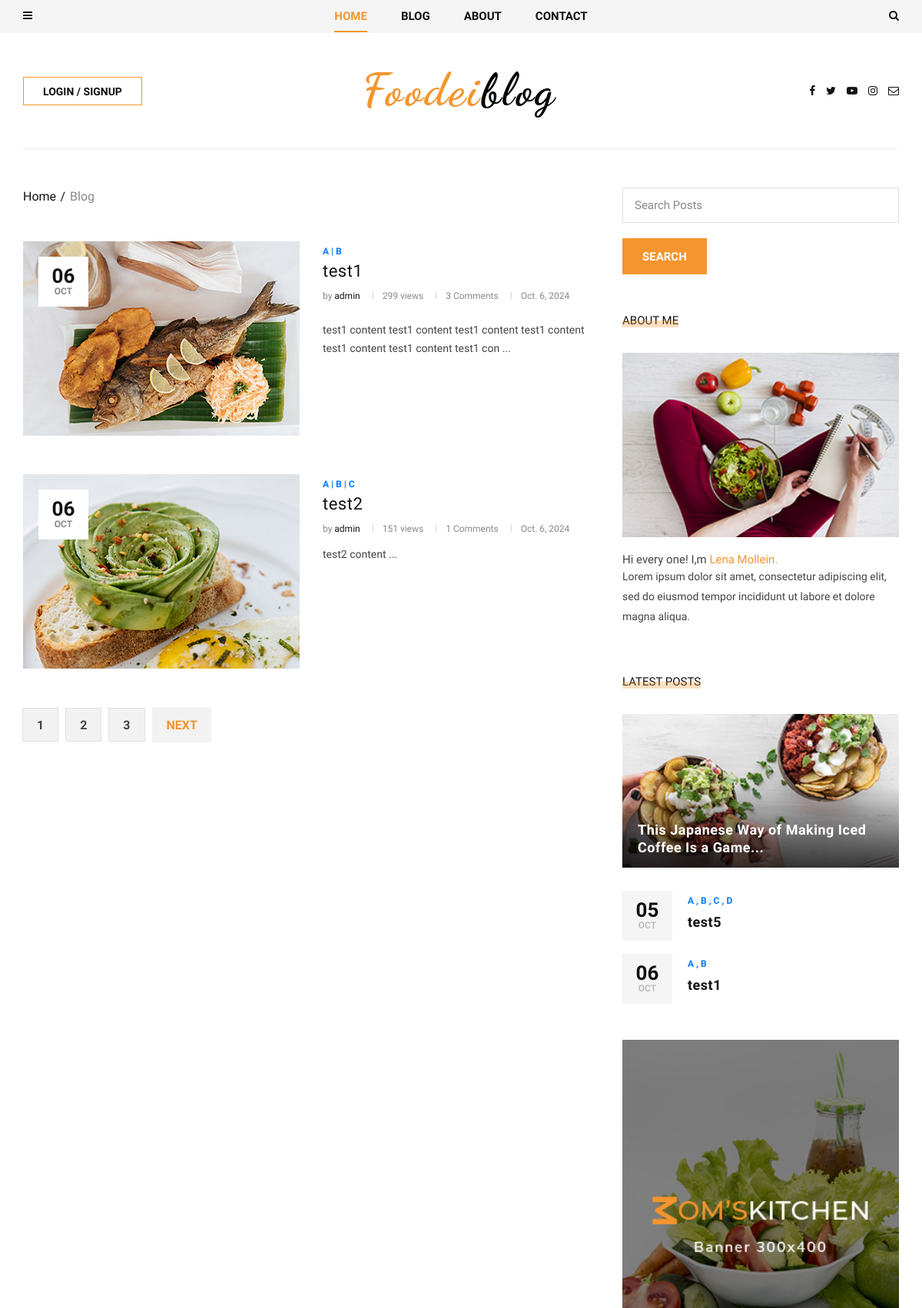
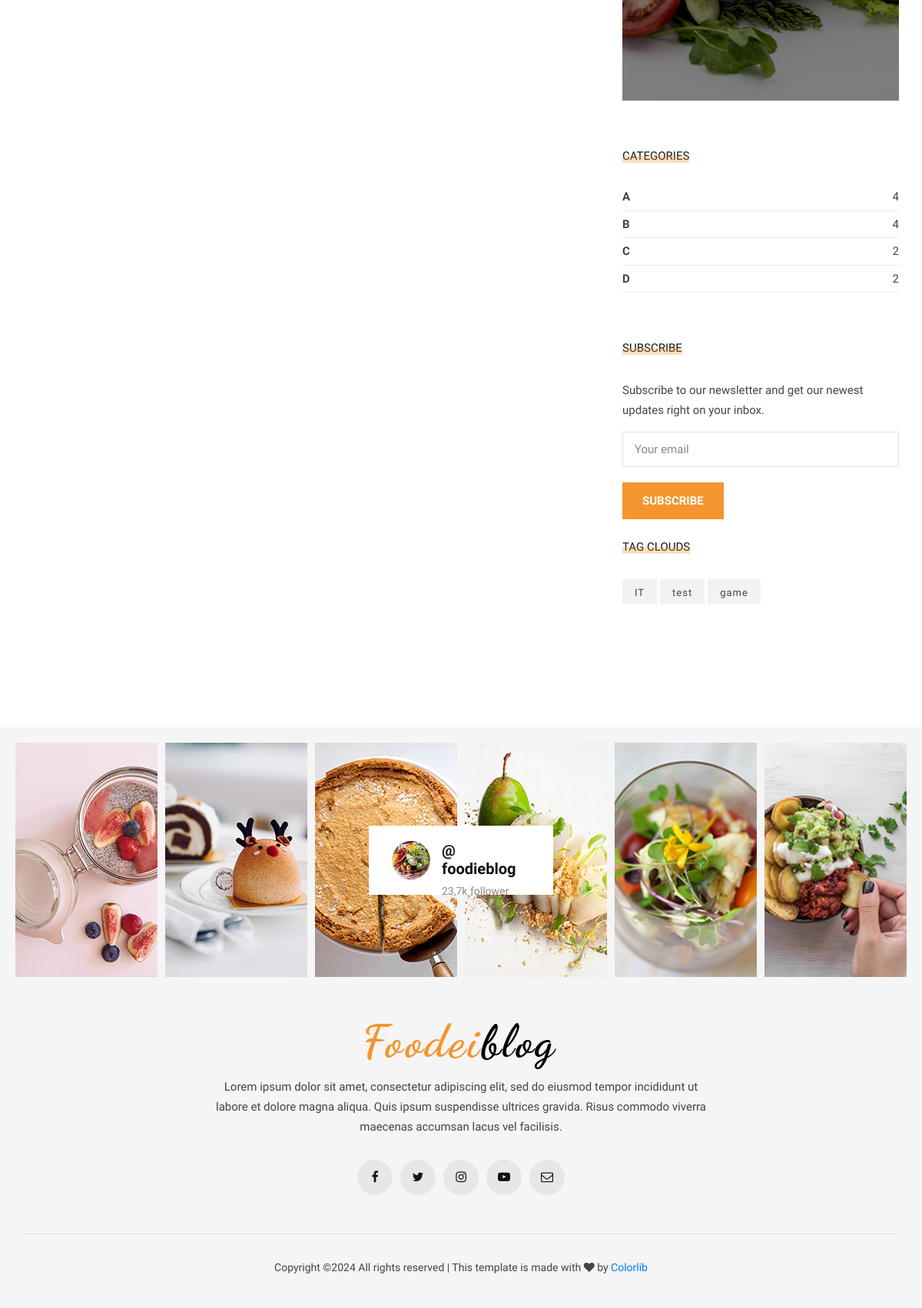
Screenshot of /blog/ with the database file from the repository (2 pictures, top to bottom).
### blog/models.py (models this page shows, shortened)
class Post(models.Model):
    image = models.ImageField(upload_to = 'blog/', default = 'blog/default.jpg')
    author = models.ForeignKey(User,on_delete = models.SET_NULL,null = True)
    title = models.CharField(max_length=255)
    content = models.TextField()
    tags = TaggableManager()
    category = models.ManyToManyField(Category)
    counted_views = models.IntegerField(default=0)
    status = models.BooleanField(default=False)
    login_require = models.BooleanField(default=False)
    published_date = models.DateTimeField(null=True)
    created_date = models.DateTimeField(auto_now_add=True)
    updated_date = models.DateTimeField(auto_now=True)
    class Meta:
        ordering = ['id']

class Category(models.Model):
    name = models.CharField(max_length = 255)
    def __str__(self):
        return self.name

### blog/views.py (the view)
# urls.py: path('',blog_home_view,name='blog_home'),
def blog_home_view(request,cat_name = None,author = None,tag_name = None):
    posts = Post.objects.filter(published_date__lte = timezone.now(), status = True)
    s_flag = False
    if tag_name:
        posts = posts.filter(tags__name = tag_name)
    if cat_name:
        posts = posts.filter(category__name = cat_name)
    if author:
        posts = posts.filter(author__username = author)
    if s:= request.GET.get('s'):
        posts = posts.filter(content__contains = s)
        s_flag = True
    posts,totalpages = page_management(request,posts)
    context = {'posts':posts,'totalpages':totalpages,'s_flag':s_flag ,'s':s}
    return render(request,'blog/blog-home2.html',context)

### mysite/templates/blog/blog-home2.html (shortened to what this page needs)
{%extends 'base2.html'%}
{%load static%}
{% load blog_tags %}
{% load humanize %}
{%block content%}
    <section class="categories categories-grid spad">
        <div class="categories__post">
            <div class="container">
                <div class="categories__grid__post">
                    <div class="row">
                        <div class="col-lg-8 col-md-8">
                            <div class="breadcrumb__text">
                                <div class="breadcrumb__option">
                                    <a href="{% url "website:index" %}">Home</a>
                                    <span>Blog</span>
                                </div>
                            </div>
                            {%for post in posts%}
                            <div class="categories__list__post__item">
                                <div class="row">
                                    <div class="col-lg-6 col-md-6">
                                        <div class="categories__post__item__pic set-bg"
                                            data-setbg={{post.image.url}}>
                                            <div class="post__meta">
                                                <h4>{{post.published_date|date:'d'}}</h4>
                                                <span>{{post.published_date|date:'M'}}</span>
                                            </div>
                                        </div>
                                    </div>
                                    <div class="col-lg-6 col-md-6">
                                        <div class="categories__post__item__text">
                                            <span class="post__label">
                                                {% for cat in post.category.all %}
                                                <a href="{% url "blog:category" cat_name=cat.name %}">{{cat.name}} {%if not forloop.last%} | {%endif%}</a>
                                                {% endfor %}
                                            </span>
                                            <h3><a href="{% url "blog:blog_single" pid=post.id %}">{{post.title}}</a></h3>
                                            <ul class="post__widget">
                                                <li>by <span>{{post.author}}</span></li>
                                                <li>{{post.counted_views}} views</li>
                                                <li>{% comment_count post %} Comments</li>
                                                <li>{{post.published_date|naturalday}}</li>
                                            </ul>
                                            <p>{{post.content|snippet:100|safe}} ...</p>
                                        </div>
                                    </div>
                                </div>
                            </div>
                            {%endfor%}
                            <div class="row">
                                <div class="col-lg-12">
                                    <div class="categories__pagination">
                                        {% for i in totalpages %}
                                            {% if posts.number == i %}
                                                {% if s_flag %}
                                                    <a href="?s={{s}}&page={{i}}" class="page-link">{{i}}</a>
                                                {% else %}
                                                    <a href="?page={{i}}" class="page-link">{{i}}</a>
                                                {% endif %}
                                            {% else %}
                                                {% if s_flag %}
                                                    <a href="?s={{s}}&page={{i}}" class="page-link">{{i}}</a>
                                                {% else %}
                                                    <a href="?page={{i}}" class="page-link">{{i}}</a>
                                                {% endif %}
                                            {% endif %}
                                        {% endfor %}
                                        {% if posts.has_next %}
                                            {% if s_flag %}
                                                <a href="?s={{s}}&page={{posts.next_page_number}}">Next</a>
                                            {% else %}
                                                <a href="?page={{posts.next_page_number}}">Next</a>
                                            {% endif %}
                                        {% endif %}
                                    </div>
                                </div>
                            </div>
                        </div>
                        <div class="col-lg-4 col-md-4">
                            <div class="sidebar__item">
                                <div class="sidebar__subscribe__item">
									<form action="{% url "blog:search" %}" method="GET">
			                            <input placeholder="Search Posts" name="s" type="text" class="email-input">
			                            <button type="submit" class="site-btn">Search</button>
			                        </form>
                                </div>
                                <br><br>
                                {%include 'blog/blog_writer.html'%}
                                {% latestposts %}
                                <div class="sidebar__item__banner">
                                    <img src="{% static "template2/img/sidebar/banner.jpg" %}" alt="">
                                </div>
                                {% postcategories %}
                                <div class="sidebar__subscribe__item">
                                    <div class="sidebar__item__title">
                                        <h6>Subscribe</h6>
                                    </div>
                                    {% include 'website/website-subscribe.html' %}
                                </div>
                                <br>
                                <div class="sidebar__item__categories">
                                    <div class="sidebar__item__title">
                                        <h6>Tag Clouds</h6>
                                    </div>
                                    {% tagclouds %}
                                </div>
                            </div>
                        </div>
                    </div>
                </div>
            </div>
        </div>
    </section>
{%endblock%}

### mysite/templates/blog/blog_latestposts.html (shortened to what this page needs)
{% load static %}
<div class="sidebar__feature__item">
    <div class="sidebar__item__title">
        <h6>Latest Posts</h6>
    </div>
    <div class="sidebar__feature__item__large set-bg"
        data-setbg="{% static "template2/img/sidebar/feature-post.jpg" %}">
        <div class="sidebar__feature__item__large--text">
            <h5><a href="#">This Japanese Way of Making Iced Coffee Is a Game...</a>
            </h5>
        </div>
    </div>
    <div class="sidebar__feature__item__list">
        {% for post in posts %}
        <div class="sidebar__feature__item__list__single">
            <div class="post__meta">
                <h4>{{post.published_date|date:'d'}}</h4>
                <span>{{post.published_date|date:'M'}}</span>
            </div>
            <div class="post__text">
                <span>
                    {% for cat in post.category.all %}
                    <a href="{% url "blog:category" cat_name=cat.name %}">{{cat.name}} {%if not forloop.last%} , {%endif%}</a>
                    {% endfor %}
                </span>
                <h5><a href="{% url "blog:blog_single" pid=post.id %}">{{post.title}}</a></h5>
            </div>
        </div>
        {% endfor %}
    </div>
</div>

### mysite/templates/blog/blog_postcategories.html
<div class="sidebar__item__categories">
    <div class="sidebar__item__title">
        <h6>Categories</h6>
    </div>
    <ul>
        {% for name,count in categories.items %}
        <li><a href="{% url "blog:category" cat_name=name %}">{{name}} <span>{{count}}</span></a></li>
        {% endfor %}
    </ul>
</div>

### mysite/templates/blog/blog-tag-clouds.html
    <div class="single-post__tags">
        {% for tag in tags %}
        <span><a href="{% url 'blog:tag' tag_name=tag.name %}">{{tag.name}}</a></span>
        {% endfor %}
    </div>

### rows the page displays
Post: shows a picture, published_date "06", published_date "OCT", title "test1", author "admin", counted_views "299", id "3", published_date "Oct. 6, 2024", content|snippet "test1 content test1 content test1 content test1 content test1 content test1 content test1 con"
Category: name "A", count "4"
Category: name "B", count "4"
Post: shows a picture, published_date "06", published_date "OCT", title "test2", author "admin", counted_views "151", id "1", published_date "Oct. 6, 2024", content|snippet "test2 content"
Category: name "C", count "2"
Post: published_date "05", published_date "OCT", title "test5"
Category: name "D", count "2"
Tag: name "IT"
Tag: name "test"
Tag: name "game"

### other values shown
{{ i }} "1"
{{ i }} "2" "3"
